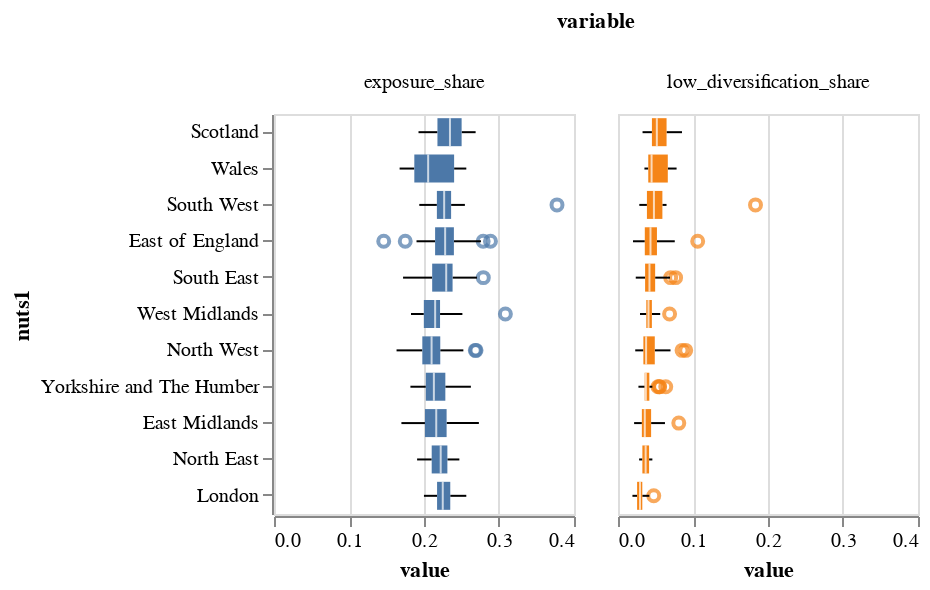

Source (notebook cell):
### Code cell
_LAD_NUTS_LU = read_lad_nuts1_lookup()

exp_wide =  (
    pd.concat([make_geo_average(x) for x in [div,exp]],axis=1)
    .reset_index(drop=False)
    .assign(nuts1 = lambda x: x['geo_cd'].apply(assign_nuts1_to_lad))
    .melt(id_vars=['geo_cd','nuts1']))

sorted_nuts = (exp_wide
               .query("variable=='low_diversification_share'")
               .groupby('nuts1')['value']
               .mean()
               .sort_values(ascending=False)
               .index.tolist())

bp = (alt.Chart(exp_wide)
      .mark_boxplot()
      .encode(x='value',
             y=alt.Y('nuts1',sort=sorted_nuts),
             column='variable',
             color=alt.Color('variable',legend=None))).properties(height=200,width=150)
bp

### Figure 1 — Vega-Lite specification as saved in the notebook (floating-point values rounded to 4 significant figures; data arrays with more than 128 entries replaced by an {"elided": "..."} marker saying what was removed)
{"config": {"view": {"continuousWidth": 400, "continuousHeight": 300}}, "data": {"name": "data-4b74ff121242e2bcc82582c8e877ab92"}, "mark": "boxplot", "encoding": {"color": {"type": "nominal", "field": "variable", "legend": null}, "column": {"type": "nominal", "field": "variable"}, "x": {"type": "quantitative", "field": "value"}, "y": {"type": "nominal", "field": "nuts1", "sort": ["Scotland", "Wales", "South West", "East of England", "South East", "West Midlands", "North West", "Yorkshire and The Humber", "East Midlands", "North East", "London"]}}, "height": 200, "width": 150, "$schema": "https://vega.github.io/schema/vega-lite/v4.8.1.json", "datasets": {"data-4b74ff121242e2bcc82582c8e877ab92": {"elided": "742 records"}}}
